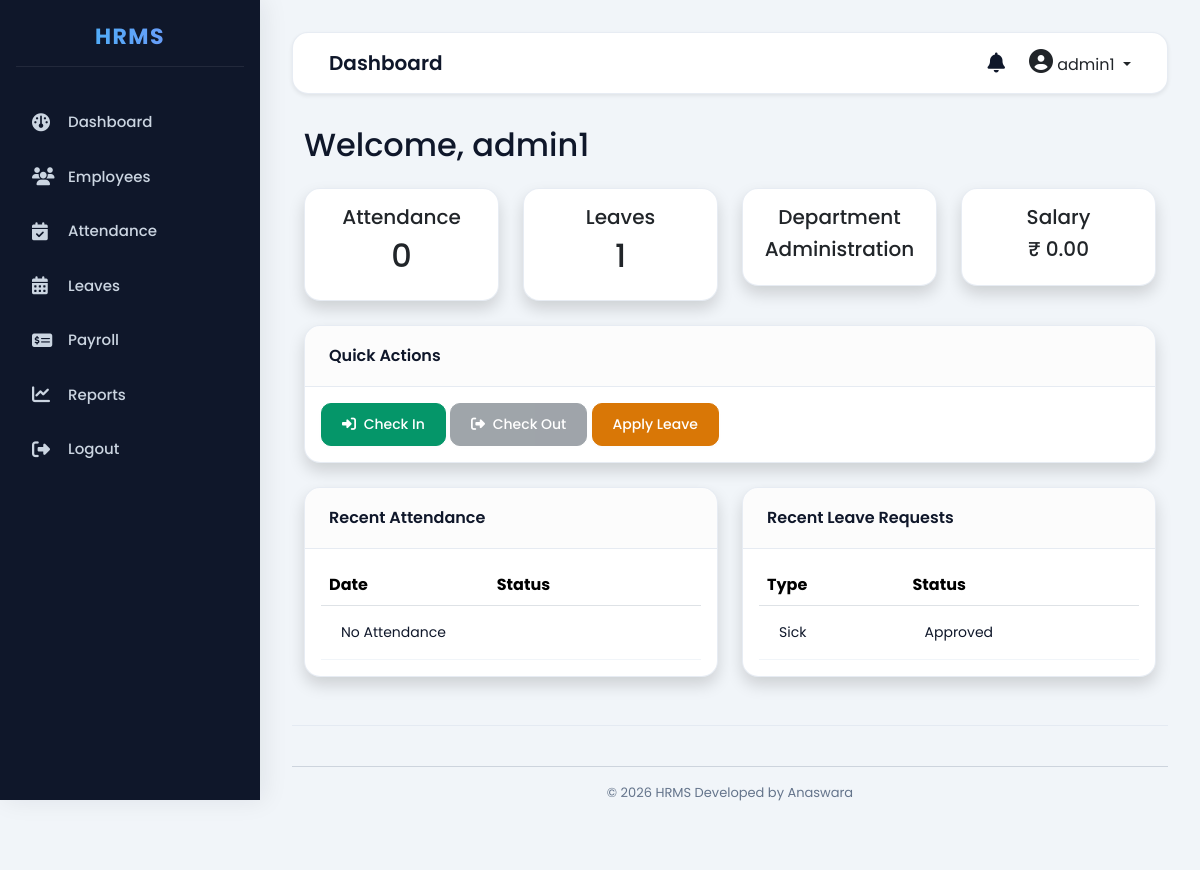
/dashboard/employee/ (signed in), run on the app's committed database.
### accounts/models.py (models this page shows, shortened)
class User(AbstractUser):
    ROLE_CHOICES = (
        ('ADMIN', 'Admin'),
        ('HR', 'HR'),
        ('EMPLOYEE', 'Employee'),
    )
    role = models.CharField(
        max_length=20,
        choices=ROLE_CHOICES,
        default='EMPLOYEE'
    )

### employees/models.py (models this page shows, shortened)
class Employee(models.Model):
    user = models.OneToOneField(
    User,
    on_delete=models.CASCADE,
    null=True,
    blank=True
)
    employee_id = models.CharField(max_length=20,unique=True)
    phone = models.CharField(max_length=15)
    department = models.CharField(max_length=100)
    designation = models.CharField(max_length=100)
    joining_date = models.DateField()
    salary = models.DecimalField(
        max_digits=10,
        decimal_places=2
    )

### leaves/models.py (models this page shows, shortened)
class Leave(models.Model):
    LEAVE_TYPES = (
        ("Casual", "Casual"),
        ("Sick", "Sick"),
        ("Annual", "Annual"),
    )
    STATUS = (
        ("Pending", "Pending"),
        ("Approved", "Approved"),
        ("Rejected", "Rejected"),
    )
    employee = models.ForeignKey(
        Employee,
        on_delete=models.CASCADE
    )
    leave_type = models.CharField(
        max_length=20,
        choices=LEAVE_TYPES
    )
    start_date = models.DateField()
    end_date = models.DateField()
    reason = models.TextField()
    status = models.CharField(
        max_length=20,
        choices=STATUS,
        default="Pending"
    )
    created_at = models.DateTimeField(
        auto_now_add=True
    )

### dashboard/views.py (the view)
@login_required
def employee_dashboard(request):
    try:
        employee = Employee.objects.get(user=request.user)
    except Employee.DoesNotExist:
        return render(
            request,
            "dashboard/employee_dashboard.html",
            {
                "error": "Employee profile not found."
            }
        )
    attendance = Attendance.objects.filter(employee=employee).order_by("-date")
    leaves = Leave.objects.filter(employee=employee).order_by("-created_at")
    today = timezone.now().date()
    today_attendance = Attendance.objects.filter(employee=employee, date=today).first()
    payroll = Payroll.objects.filter(
        employee=employee
    ).order_by("-id").first() # changed to order_by('-id') to match models/primary keys
    context = {
        "employee": employee,
        "attendance": attendance[:5],
        "leaves": leaves[:5],
        "payroll": payroll,
        "attendance_count": attendance.count(),
        "leave_count": leaves.count(),
        "today_attendance": today_attendance,
    }
    return render(
        request,
        "dashboard/employee_dashboard.html",
        context
    )

### dashboard/templates/dashboard/employee_dashboard.html (shortened to what this page needs)
{% extends "base.html" %}
{% block content %}
{% if error %}
<div class="alert alert-danger">
    {{ error }}
</div>
{% else %}
<h2 class="mb-4">
    Welcome, {{ request.user.username }}
</h2>
<div class="row">
    <div class="col-md-3">
        <div class="card shadow p-3 text-center">
            <h5>Attendance</h5>
            <h2>{{ attendance_count }}</h2>
        </div>
    </div>
    <div class="col-md-3">
        <div class="card shadow p-3 text-center">
            <h5>Leaves</h5>
            <h2>{{ leave_count }}</h2>
        </div>
    </div>
    <div class="col-md-3">
        <div class="card shadow p-3 text-center">
            <h5>Department</h5>
            <h5>{{ employee.department }}</h5>
        </div>
    </div>
    <div class="col-md-3">
        <div class="card shadow p-3 text-center">
            <h5>Salary</h5>
            <h5>₹ {{ employee.salary }}</h5>
        </div>
    </div>
</div>
<br>
<div class="card shadow">
<div class="card-header">
Quick Actions
</div>
<div class="card-body">
{% if not today_attendance %}
    <button
    class="btn btn-success"
    onclick="checkIn({{ employee.id }})">
    <i class="fa fa-sign-in-alt me-1"></i> Check In
    </button>
    <button
    class="btn btn-secondary"
    disabled>
    <i class="fa fa-sign-out-alt me-1"></i> Check Out
    </button>
{% endif %}
<a
href="{% url 'apply_leave' %}"
class="btn btn-warning">
Apply Leave
</a>
</div>
</div>
<br>
<div class="row">
<div class="col-md-6">
<div class="card shadow">
<div class="card-header">
Recent Attendance
</div>
<div class="card-body">
<table class="table">
<tr>
<th>Date</th>
<th>Status</th>
</tr>
{% for a in attendance %}
<tr>
<td>{{ a.date }}</td>
<td>{{ a.status }}</td>
</tr>
{% empty %}
<tr>
<td colspan="2">
No Attendance
</td>
</tr>
{% endfor %}
</table>
</div>
</div>
</div>
<div class="col-md-6">
<div class="card shadow">
<div class="card-header">
Recent Leave Requests
</div>
<div class="card-body">
<table class="table">
<tr>
<th>Type</th>
<th>Status</th>
</tr>
{% for leave in leaves %}
<tr>
<td>{{ leave.leave_type }}</td>
<td>{{ leave.status }}</td>
</tr>
{% empty %}
<tr>
<td colspan="2">
No Leave Requests
</td>
</tr>
{% endfor %}
</table>
</div>
</div>
</div>
</div>
{% endif %}
{% endblock %}

### templates/includes/navbar.html (shortened to what this page needs)
<nav class="navbar navbar-expand-lg bg-white shadow-sm">
<div class="container-fluid">
<h4>
{% block page_title %}
Dashboard
{% endblock %}
</h4>
<div class="d-flex align-items-center">
<i class="fa fa-bell me-4 fs-5"></i>
<div class="dropdown">
<a
class="dropdown-toggle text-dark text-decoration-none"
data-bs-toggle="dropdown">
<i class="fa fa-user-circle fs-4"></i>
{{ request.user.username }}
</a>
</div>
</div>
</div>
</nav>

### static/css/style.css (style rules this page uses)
:root { --bg-primary: #f1f5f9; --sidebar-bg: #0f172a; --sidebar-hover: #1e293b; --card-bg: #ffffff; --card-border: rgba(226, 232, 240, 0.8); --text-main: #0f172a; --text-muted: #64748b; --accent-blue: #2563eb; --accent-indigo: #4f46e5; --accent-purple: #7c3aed; --accent-emerald: #059669; --accent-amber: #d97706; --accent-rose: #dc2626; --card-shadow: 0 4px 6px -1px rgba(0, 0, 0, 0.05), 0 2px 4px -1px rgba(0, 0, 0, 0.03); --border-radius: 16px; --transition-speed: 0.3s; }
body { background-color: var(--bg-primary); color: var(--text-main); font-family: 'Poppins', sans-serif; margin: 0; padding: 0; -webkit-font-smoothing: antialiased; min-height: 100vh; }
.navbar { background: var(--card-bg) !important; border: 1px solid var(--card-border); border-radius: var(--border-radius); padding: 16px 24px; margin-bottom: 32px; box-shadow: var(--card-shadow); }
.navbar h4 { font-size: 20px; font-weight: 600; color: var(--text-main); margin: 0; }
.card { background-color: var(--card-bg); border: 1px solid var(--card-border); border-radius: var(--border-radius); box-shadow: var(--card-shadow); transition: transform var(--transition-speed) ease, box-shadow var(--transition-speed) ease; overflow: hidden; }
.card-header { background-color: rgba(0, 0, 0, 0.01); border-bottom: 1px solid var(--card-border); padding: 18px 24px; font-size: 16px; font-weight: 600; color: var(--text-main); }
.table { margin: 0; border-collapse: separate; border-spacing: 0; }
.table tbody tr { transition: background-color var(--transition-speed) ease; }
.table tbody td { padding: 16px 20px; font-size: 14px; color: var(--text-main); border-bottom: 1px solid #f1f5f9; }
.btn { padding: 10px 20px; font-size: 14px; font-weight: 500; border-radius: 10px; transition: all var(--transition-speed) ease; box-shadow: 0 2px 4px rgba(0, 0, 0, 0.02); }
.btn-success { background-color: var(--accent-emerald); border-color: var(--accent-emerald); }
.btn-warning { background-color: var(--accent-amber); border-color: var(--accent-amber); color: #fff; }
.btn-secondary { background-color: #f1f5f9; color: var(--text-main); border: 1px solid #cbd5e1; }
.container-fluid { animation: fadeInUp 0.4s ease-out forwards; }

### data on the page
User: user.username "admin1"
Employee: department "Administration", salary "0.00"
Leave: leave_type "Sick", status "Approved"

### other printed values
{{ attendance_count }} "0"
{{ leave_count }} "1"
